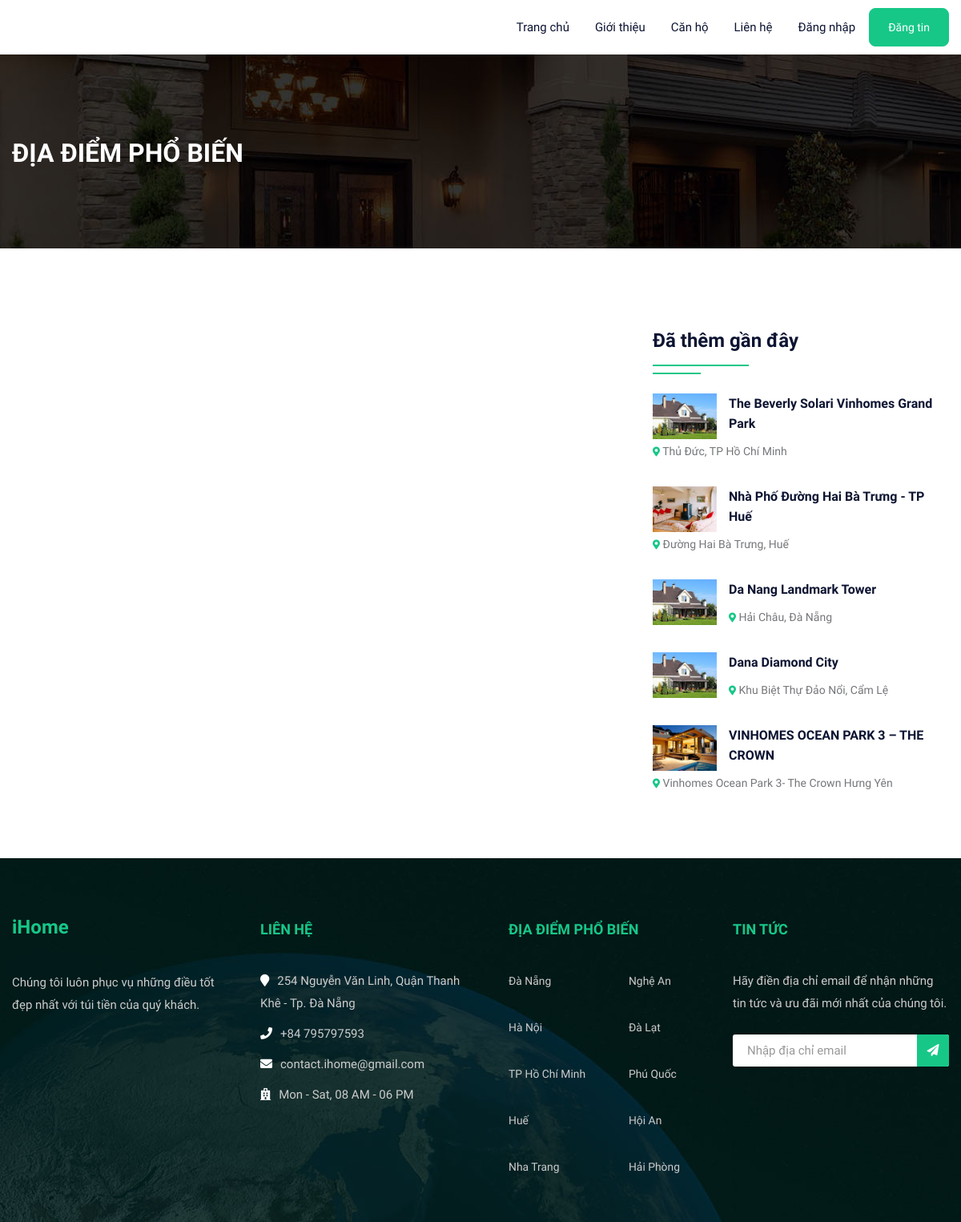
The app's page /cityproperty.php, older data.
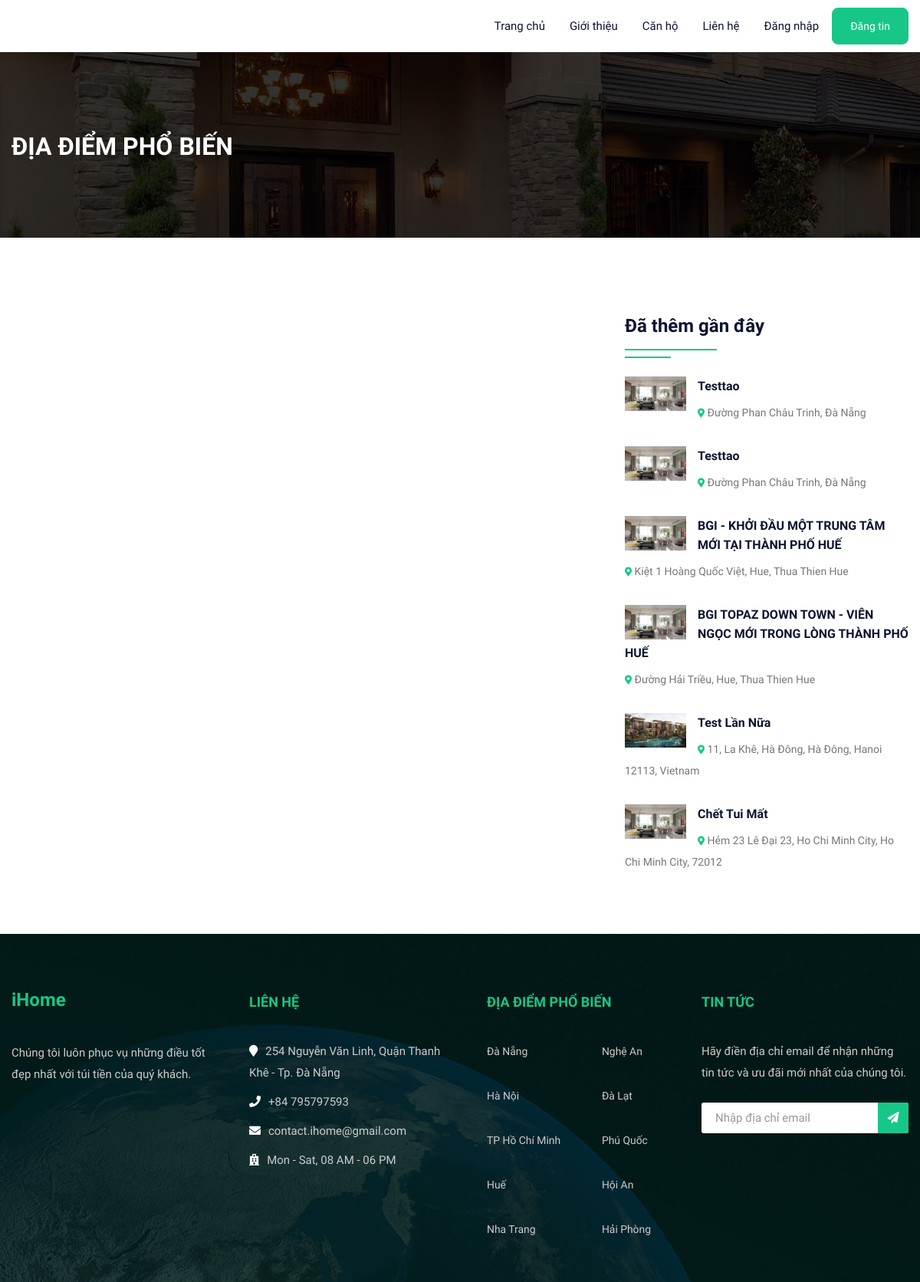
The same page, newer data.
### tables this page shows
CREATE TABLE `property` (
  `pid` int(50) NOT NULL,
  `title` varchar(200) NOT NULL,
  `pcontent` longtext NOT NULL,
  `type` varchar(100) NOT NULL,
  `pool` varchar(50) NOT NULL,
  `stype` varchar(100) NOT NULL,
  `bedroom` int(50) NOT NULL,
  `bathroom` int(50) NOT NULL,
  `direction` varchar(50) NOT NULL,
  `kitchen` int(50) NOT NULL,
  `parkinglot` varchar(50) NOT NULL,
  `floor` varchar(50) NOT NULL,
  `size` int(50) NOT NULL,
  `price` int(50) NOT NULL,
  `location` varchar(200) NOT NULL,
  `district` varchar(100) NOT NULL,
  `city` varchar(100) NOT NULL,
  `pimage` varchar(300) NOT NULL,
  `pimage1` varchar(300) NOT NULL,
  `pimage2` varchar(300) NOT NULL,
  `pimage3` varchar(300) NOT NULL,
  `pimage4` varchar(300) NOT NULL,
  `uid` int(50) NOT NULL,
  `status` varchar(50) NOT NULL,
  `mapimage` varchar(300) NOT NULL,
  `topmapimage` varchar(300) NOT NULL,
  `groundmapimage` varchar(300) NOT NULL,
  `security` varchar(50) NOT NULL,
  `date` datetime NOT NULL DEFAULT current_timestamp(),
  `lat` text NOT NULL,
  `long` text NOT NULL
);

### cityproperty.php (the view, shortened to what this page needs)
<!DOCTYPE html>
<html lang="en">
<head>
    <link rel="stylesheet" type="text/css" href="css/bootstrap.min.css">
    <link rel="stylesheet" type="text/css" href="css/bootstrap-slider.css">
    <link rel="stylesheet" type="text/css" href="css/jquery-ui.css">
    <link rel="stylesheet" type="text/css" href="css/layerslider.css">
    <link rel="stylesheet" type="text/css" href="css/color.css" id="color-change">
    <link rel="stylesheet" type="text/css" href="css/owl.carousel.min.css">
    <link rel="stylesheet" type="text/css" href="css/font-awesome.min.css">
    <link rel="stylesheet" type="text/css" href="fonts/flaticon/flaticon.css">
    <link rel="stylesheet" type="text/css" href="css/style.css">
</head>
<body>
    <div id="page-wrapper">
        <div class="row">
            <?php include("include/header.php"); ?>
            <div class="banner-full-row page-banner" style="background-image:url('images/breadcromb.jpg');">
                <div class="container">
                    <div class="row">
                        <div class="col-md-6">
                            <h2 class="page-name float-left text-white text-uppercase mt-1 mb-0"><b>Địa điểm phổ biến</b></h2>
                        </div>
                    </div>
                </div>
            </div>
            <div class="full-row">
                <div class="container">
                    <div class="row">
                        <div class="col-lg-8">
                        </div>
                        <div class="col-lg-4">
                            <div class="sidebar-widget mt-5">
                                <h4 class="double-down-line-left text-secondary position-relative pb-4 mb-4">Đã thêm gần đây</h4>
                                <ul class="property_list_widget">
                                    <?php
                                    $query = mysqli_query($con, "SELECT * FROM `property` ORDER BY date DESC LIMIT 6");
                                    while ($row = mysqli_fetch_array($query)) {
                                    ?>
                                        <li> <img src="admin/property/<?php echo $row['18']; ?>" alt="pimage">
                                            <h6 class="text-secondary hover-text-primary text-capitalize"><a href="propertydetail.php?pid=<?php echo $row['0']; ?>"><?php echo $row['1']; ?></a></h6>
                                            <span class="font-14"><i class="fas fa-map-marker-alt icon-primary icon-small"></i> <?php echo $row['14']; ?></span>
                                        </li>
                                    <?php } ?>
                                </ul>
                            </div>
                        </div>
                    </div>
                </div>
            </div>
            <?php include("include/footer.php"); ?>
        </div>
    </div>
</body>
</html>

Row changes from the older to the newer data that the page shows:
no longer on this page (row edited): property: pimage (picture), title "The Beverly Solari Vinhomes Grand Park", location "Thủ Đức, TP Hồ Chí Minh"
removed property: pimage (picture), title "Nhà Phố Đường Hai Bà Trưng - TP Huế", location "Đường Hai Bà Trưng, Huế"
no longer on this page (row edited): property: pimage (picture), title "Da Nang Landmark Tower", location "Hải Châu, Đà Nẵng"
no longer on this page (row edited): property: pimage (picture), title "Dana Diamond City", location "Khu Biệt Thự Đảo Nổi, Cẩm Lệ"
no longer on this page (row edited): property: pimage (picture), title "VINHOMES OCEAN PARK 3 – THE CROWN", location "Vinhomes Ocean Park 3- The Crown Hưng Yên"
added property: pimage1 (picture), title "Testtao", location "Đường Phan Châu Trinh, Đà Nẵng"
added property: pimage1 (picture), title "Testtao", location "Đường Phan Châu Trinh, Đà Nẵng"
added property: pimage1 (picture), title "BGI - KHỞI ĐẦU MỘT TRUNG TÂM MỚI TẠI THÀNH PHỐ HUẾ", location "Kiệt 1 Hoàng Quốc Việt, Hue, Thua Thien Hue"
added property: pimage1 (picture), title "BGI TOPAZ DOWN TOWN - VIÊN NGỌC MỚI TRONG LÒNG THÀNH PHỐ HUẾ", location "Đường Hải Triều, Hue, Thua Thien Hue"
added property: pimage1 (picture), title "Test Lần Nữa", location "11, La Khê, Hà Đông, Hà Đông, Hanoi 12113, Vietnam"
added property: pimage1 (picture), title "Chết Tui Mất", location "Hẻm 23 Lê Đại 23, Ho Chi Minh City, Ho Chi Minh City, 72012"
